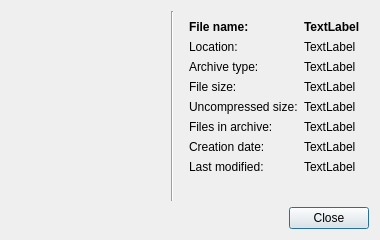
<?xml version="1.0" encoding="UTF-8"?>
<ui version="4.0">
 <class>PropertiesDialog</class>
 <widget class="QDialog" name="PropertiesDialog">
  <property name="geometry">
   <rect>
    <x>0</x>
    <y>0</y>
    <width>380</width>
    <height>240</height>
   </rect>
  </property>
  <property name="windowTitle">
   <string>Dialog</string>
  </property>
  <layout class="QVBoxLayout" name="verticalLayout">
   <item>
    <layout class="QHBoxLayout" name="horizontalLayout">
     <item>
      <widget class="QBarGraf" name="compressionBarGraf" native="true">
       <property name="sizePolicy">
        <sizepolicy hsizetype="Minimum" vsizetype="Minimum">
         <horstretch>0</horstretch>
         <verstretch>0</verstretch>
        </sizepolicy>
       </property>
      </widget>
     </item>
     <item>
      <widget class="Line" name="line">
       <property name="orientation">
        <enum>Qt::Vertical</enum>
       </property>
      </widget>
     </item>
     <item>
      <widget class="QWidget" name="widget" native="true">
       <layout class="QVBoxLayout" name="verticalLayout_2">
        <item>
         <spacer name="verticalSpacer">
          <property name="orientation">
           <enum>Qt::Vertical</enum>
          </property>
          <property name="sizeType">
           <enum>QSizePolicy::Maximum</enum>
          </property>
          <property name="sizeHint" stdset="0">
           <size>
            <width>20</width>
            <height>10</height>
           </size>
          </property>
         </spacer>
        </item>
        <item>
         <layout class="QFormLayout" name="formLayout">
          <property name="formAlignment">
           <set>Qt::AlignHCenter|Qt::AlignTop</set>
          </property>
          <item row="0" column="0">
           <widget class="QLabel" name="label_FileNane">
            <property name="font">
             <font>
              <weight>75</weight>
              <bold>true</bold>
             </font>
            </property>
            <property name="text">
             <string>File name:</string>
            </property>
           </widget>
          </item>
          <item row="0" column="1">
           <widget class="QLabel" name="labelFileNane">
            <property name="font">
             <font>
              <weight>75</weight>
              <bold>true</bold>
             </font>
            </property>
            <property name="text">
             <string>TextLabel</string>
            </property>
           </widget>
          </item>
          <item row="1" column="0">
           <widget class="QLabel" name="label_Location">
            <property name="text">
             <string>Location:</string>
            </property>
           </widget>
          </item>
          <item row="1" column="1">
           <widget class="QLabel" name="labelLocation">
            <property name="text">
             <string>TextLabel</string>
            </property>
           </widget>
          </item>
          <item row="2" column="0">
           <widget class="QLabel" name="label_ArchiveType">
            <property name="text">
             <string>Archive type:</string>
            </property>
           </widget>
          </item>
          <item row="2" column="1">
           <widget class="QLabel" name="labelArchiveType">
            <property name="text">
             <string>TextLabel</string>
            </property>
           </widget>
          </item>
          <item row="3" column="0">
           <widget class="QLabel" name="label_FileSize">
            <property name="text">
             <string>File size:</string>
            </property>
           </widget>
          </item>
          <item row="3" column="1">
           <widget class="QLabel" name="labelFileSize">
            <property name="text">
             <string>TextLabel</string>
            </property>
           </widget>
          </item>
          <item row="4" column="1">
           <widget class="QLabel" name="labelUncompressedSize">
            <property name="text">
             <string>TextLabel</string>
            </property>
           </widget>
          </item>
          <item row="4" column="0">
           <widget class="QLabel" name="label_UncompressedSize">
            <property name="text">
             <string>Uncompressed size:</string>
            </property>
           </widget>
          </item>
          <item row="5" column="0">
           <widget class="QLabel" name="label_EntryCount">
            <property name="text">
             <string>Files in archive:</string>
            </property>
           </widget>
          </item>
          <item row="5" column="1">
           <widget class="QLabel" name="labelEntryCount">
            <property name="text">
             <string>TextLabel</string>
            </property>
           </widget>
          </item>
          <item row="6" column="0">
           <widget class="QLabel" name="label_CreationDate">
            <property name="text">
             <string>Creation date:</string>
            </property>
           </widget>
          </item>
          <item row="6" column="1">
           <widget class="QLabel" name="labelCreationDate">
            <property name="text">
             <string>TextLabel</string>
            </property>
           </widget>
          </item>
          <item row="7" column="0">
           <widget class="QLabel" name="label_Modified">
            <property name="text">
             <string>Last modified:</string>
            </property>
           </widget>
          </item>
          <item row="7" column="1">
           <widget class="QLabel" name="labelModified">
            <property name="text">
             <string>TextLabel</string>
            </property>
           </widget>
          </item>
         </layout>
        </item>
        <item>
         <spacer name="verticalSpacer_2">
          <property name="orientation">
           <enum>Qt::Vertical</enum>
          </property>
          <property name="sizeHint" stdset="0">
           <size>
            <width>20</width>
            <height>40</height>
           </size>
          </property>
         </spacer>
        </item>
       </layout>
      </widget>
     </item>
    </layout>
   </item>
   <item>
    <widget class="QDialogButtonBox" name="buttonBox">
     <property name="orientation">
      <enum>Qt::Horizontal</enum>
     </property>
     <property name="standardButtons">
      <set>QDialogButtonBox::Close</set>
     </property>
    </widget>
   </item>
  </layout>
 </widget>
 <customwidgets>
  <customwidget>
   <class>QBarGraf</class>
   <extends>QWidget</extends>
   <header>QtExt/qbargraf.h</header>
   <container>1</container>
  </customwidget>
 </customwidgets>
 <resources/>
 <connections>
  <connection>
   <sender>buttonBox</sender>
   <signal>accepted()</signal>
   <receiver>PropertiesDialog</receiver>
   <slot>accept()</slot>
   <hints>
    <hint type="sourcelabel">
     <x>248</x>
     <y>254</y>
    </hint>
    <hint type="destinationlabel">
     <x>157</x>
     <y>274</y>
    </hint>
   </hints>
  </connection>
  <connection>
   <sender>buttonBox</sender>
   <signal>rejected()</signal>
   <receiver>PropertiesDialog</receiver>
   <slot>reject()</slot>
   <hints>
    <hint type="sourcelabel">
     <x>316</x>
     <y>260</y>
    </hint>
    <hint type="destinationlabel">
     <x>286</x>
     <y>274</y>
    </hint>
   </hints>
  </connection>
 </connections>
</ui>
